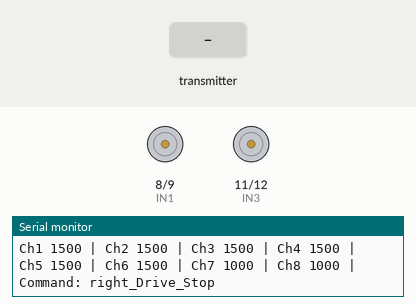
Recording of a sketch running on a simulated Arduino Mega 2560, built with avr-gcc and run on an emulated ATmega2560. Shown: motor-driver pin pairs drawn as motors (green arrow = first pin HIGH = forward, orange = second pin HIGH = backward, longer = more drive, scaled by the enable pin), the last lines printed to the serial monitor. The test bench sets the inputs (shaded band).

Above: at 1.6 s.
1.7 s: the transmitter starts sending readChannel.0 = 1000
At 2.6 s:
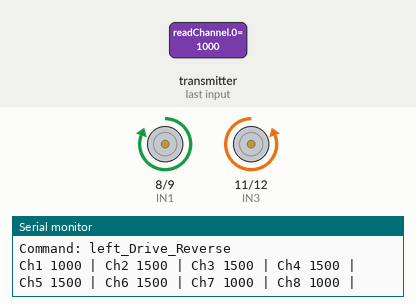
3.2 s: the transmitter starts sending readChannel.1 = 1000
At 3.6 s:
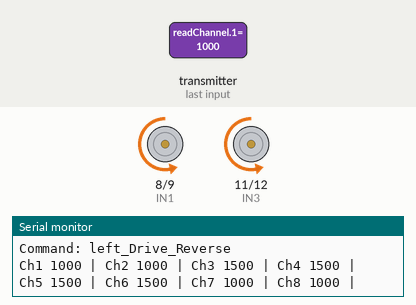
4.7 s: the transmitter starts sending readChannel.1 = 2000
At 5.9 s:
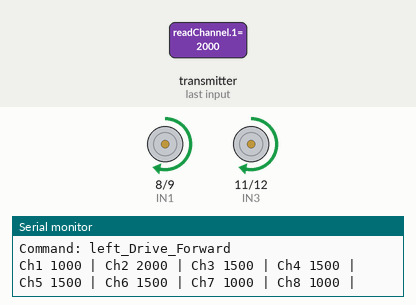
6.2 s: the transmitter starts sending readChannel.1 = 1500
At 6.9 s:
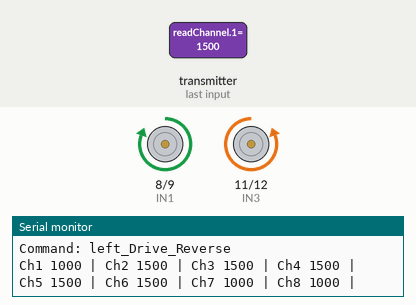
7.7 s: the transmitter starts sending readChannel.0 = 2000
At 8.6 s:
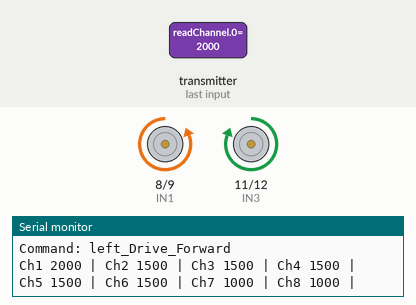
9.2 s: the transmitter starts sending readChannel.0 = 1250
At 10.6 s:
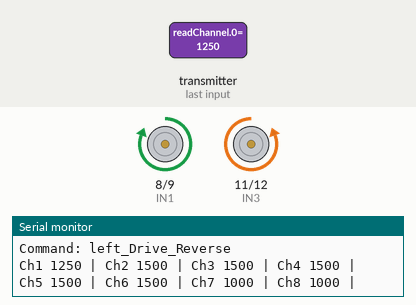
Timing chart, 0 to 11.7 s (numbered marks = the images above; inputs shaded):
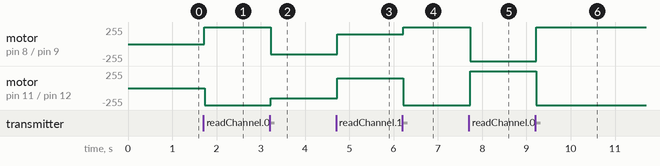

Measured:
- after the input at 1.7 s, motor on pin 8 (IN1) / pin 9 (IN2): stopped → forward 255/255 at once; motor on pin 11 (IN3) / pin 12 (IN4): stopped → backward 255/255 at once
- after the input at 3.2 s, motor on pin 8 (IN1) / pin 9 (IN2): forward 255/255 → backward 150/255 at once; motor on pin 11 (IN3) / pin 12 (IN4): backward 255/255 → backward 150/255 at once
- after the input at 4.7 s, motor on pin 8 (IN1) / pin 9 (IN2), motor on pin 11 (IN3) / pin 12 (IN4): backward 150/255 → forward 150/255 at once
- after the input at 6.2 s, motor on pin 8 (IN1) / pin 9 (IN2): forward 150/255 → forward 255/255 at once; motor on pin 11 (IN3) / pin 12 (IN4): forward 150/255 → backward 255/255 at once
- after the input at 7.7 s, motor on pin 8 (IN1) / pin 9 (IN2): forward 255/255 → backward 255/255 at once; motor on pin 11 (IN3) / pin 12 (IN4): backward 255/255 → forward 255/255 at once
- after the input at 9.2 s, motor on pin 8 (IN1) / pin 9 (IN2): backward 255/255 → forward 255/255 at once; motor on pin 11 (IN3) / pin 12 (IN4): forward 255/255 → backward 255/255 at once

The sketch:

machi_mini.ino
```cpp
#include <Arduino.h>
#include <IBusBM.h>

// ----- RC Input -----
IBusBM ibus;
int ch1Value;
int ch2Value;
int ch3Value;
int ch4Value;
int ch5Value;
int ch6Value;
int ch7Value;
int ch8Value;

// ----- Variables -----
char inChar = 0;             // Serial character input
bool commandSet = false;     // Track whether any command was activated
const int rcThrottleDelay  = 1000; // ms

// ----- L298 Pin Definitions -----
const int ENA = 10;  // Motor A enable (already used)
const int IN1 = 8;   // Motor A IN1 (already used)
const int IN2 = 9;   // Motor A IN2 (already used)

const int ENB = 13;  // Motor B enable (PWM)
const int IN3 = 11;  // Motor B IN3
const int IN4 = 12;  // Motor B IN4

int g_drive_speed = 150;
int g_drive_turn_speed = 255;

void right_Drive_Forward(const int speed)
{
  Serial.println("Command: right_Drive_Forward");
  digitalWrite(IN1, HIGH);
  digitalWrite(IN2, LOW);
  analogWrite(ENA, speed);
}

void right_Drive_Reverse(const int speed)
{
  Serial.println("Command: right_Drive_Reverse");
  digitalWrite(IN1, LOW);
  digitalWrite(IN2, HIGH);
  analogWrite(ENA, speed);
}

void left_Drive_Forward(const int speed)
{
  Serial.println("Command: left_Drive_Forward");
  digitalWrite(IN3, HIGH);
  digitalWrite(IN4, LOW);
  analogWrite(ENB, speed);
}

void left_Drive_Reverse(const int speed)
{
  Serial.println("Command: left_Drive_Reverse");
  digitalWrite(IN3, LOW);
  digitalWrite(IN4, HIGH);
  analogWrite(ENB, speed);
}

void right_Drive_Stop()
{
  Serial.println("Command: right_Drive_Stop");
  digitalWrite(IN1, LOW);
  digitalWrite(IN2, LOW);
  analogWrite(ENA, 0);
}

void left_Drive_Stop()
{
  Serial.println("Command: left_Drive_Stop");
  digitalWrite(IN3, LOW);
  digitalWrite(IN4, LOW);
  analogWrite(ENB, 0);
}

void doForward() {
  Serial.println("::  FORWARD");
  right_Drive_Forward(g_drive_speed);
  left_Drive_Forward(g_drive_speed);
}

void doReverse() {
  Serial.println("::  REVERSE");
  right_Drive_Reverse(g_drive_speed);
  left_Drive_Reverse(g_drive_speed);
}
void doLeftTurn() {
  Serial.println(":: LEFT TURN");
  right_Drive_Reverse(g_drive_turn_speed);
  left_Drive_Forward(g_drive_turn_speed);
}

void doRightTurn() {
  Serial.println(":: RIGHT TURN");
  right_Drive_Forward(g_drive_turn_speed);
  left_Drive_Reverse(g_drive_turn_speed);
}


void doStopAll() {
  right_Drive_Stop();
  left_Drive_Stop();
  Serial.println("doStopAll :: STOP");
}

// ===== SETUP =====
void setup() {
  delay(200);

  pinMode(ENA, OUTPUT);
  pinMode(IN1, OUTPUT);
  pinMode(IN2, OUTPUT);
  pinMode(ENB, OUTPUT);
  pinMode(IN3, OUTPUT);
  pinMode(IN4, OUTPUT);

  Serial.begin(115200);     // Serial monitor
  delay(200); // Give you time to open the monitor
  Serial.println("--- SYSTEM INIT ---");

  Serial.println("Initializing iBus...");
  ibus.begin(Serial1);

  doStopAll();
  Serial.println("====== ARDUINO MEGA: SYSTEM INIT COMPLETE =======");
}

// ===== MAIN LOOP =====
void loop()
{
  // Scan iBus channels
  ch1Value = ibus.readChannel(0);
  Serial.print("Ch1 ");
  Serial.print(ch1Value);
  Serial.print(" | ");

  ch2Value = ibus.readChannel(1);
  Serial.print("Ch2 ");
  Serial.print(ch2Value);
  Serial.print(" | ");

  ch3Value = ibus.readChannel(2);
  Serial.print("Ch3 ");
  Serial.print(ch3Value);
  Serial.print(" | ");

  ch4Value = ibus.readChannel(3);
  Serial.print("Ch4 ");
  Serial.print(ch4Value);
  Serial.print(" | ");

  Serial.print("Ch5 ");
  ch5Value = ibus.readChannel(4);
  Serial.print(ch5Value);
  Serial.print(" | ");

  ch6Value = ibus.readChannel(5);
  Serial.print("Ch6 ");
  Serial.print(ch6Value);
  Serial.print(" | ");

  ch7Value = ibus.readChannel(6);
  Serial.print("Ch7 ");
  Serial.print(ch7Value);
  Serial.print(" | ");

  ch8Value = ibus.readChannel(7);
  Serial.print("Ch8 ");
  Serial.print(ch8Value);
  Serial.print(" | ");

  Serial.println();
  delay(10);

  if (ch2Value >= 1000 && ch2Value <= 1250) {
    doReverse();
  } else if (ch2Value >= 1750 && ch2Value <= 2000) {
    doForward();
  } else if (ch1Value <= 1450) {
    doRightTurn();
  } else if (ch1Value >= 1550) {
    doLeftTurn();
  }
  else
  {
    doStopAll();
  }
}
```
